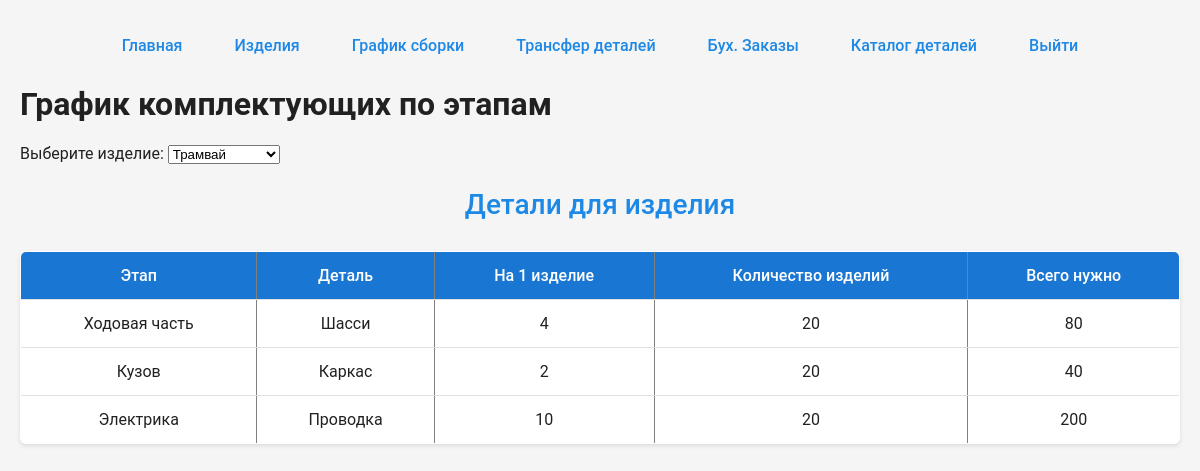
Before: /pages/product_graph.php?product_id=1 (signed in) with the older database file.
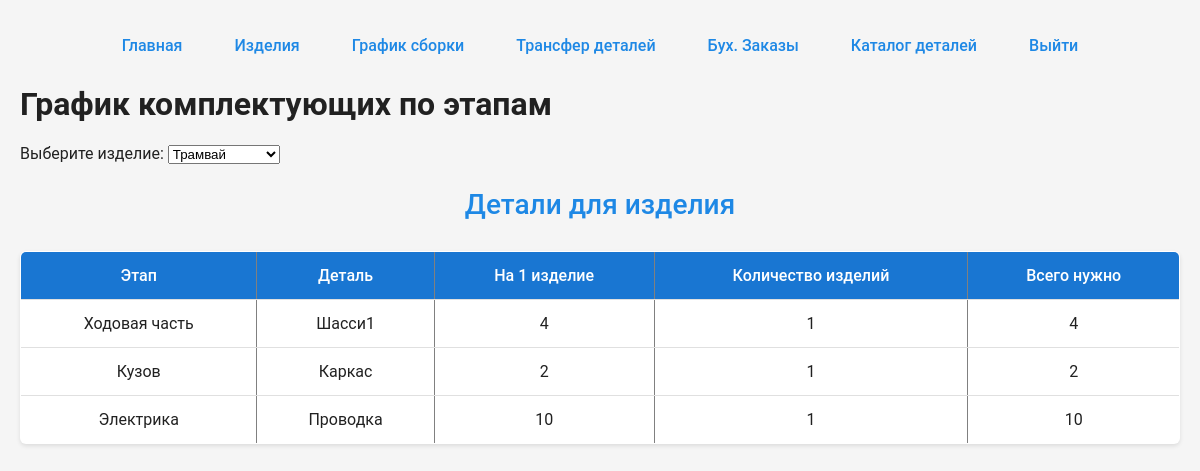
After: the same page with the newer database file.
### tables this page shows
CREATE TABLE `stages` (
  `id` int NOT NULL,
  `product_id` int DEFAULT NULL,
  `name` varchar(255) NOT NULL
);

CREATE TABLE `parts` (
  `id` int NOT NULL,
  `name` varchar(255) NOT NULL,
  `nomenclature_number` varchar(100) NOT NULL
);

CREATE TABLE `product_plan` (
  `id` int NOT NULL,
  `product_id` int DEFAULT NULL,
  `year` int DEFAULT NULL,
  `quantity` int NOT NULL,
  `order_number` int NOT NULL
);

CREATE TABLE `stage_parts` (
  `id` int NOT NULL,
  `stage_id` int DEFAULT NULL,
  `part_id` int DEFAULT NULL,
  `quantity_required` int NOT NULL
);

### assets/php/script/queries.php (called while the page is built, shortened)
<?php
function getProductGraph($product_id) {
    global $pdo;
    $stmt = $pdo->prepare("
        SELECT
            s.name AS stage_name,
            p.name AS part_name,
            sp.quantity_required,
            pr.quantity AS product_quantity,
            (sp.quantity_required * pr.quantity) AS total_required
        FROM stages s
        JOIN stage_parts sp ON s.id = sp.stage_id
        JOIN parts p ON sp.part_id = p.id
        JOIN product_plan pr ON s.product_id = pr.product_id
        WHERE s.product_id = ?
        ORDER BY s.id
    ");
    $stmt->execute([$product_id]);
    return $stmt->fetchAll(PDO::FETCH_ASSOC);
}
?>

### pages/product_graph.php (the view, shortened to what this page needs)
<?php
include_once '../assets/php/script/connect.php';
include_once '../assets/php/script/queries.php';
$products = $pdo->query("SELECT * FROM products")->fetchAll(PDO::FETCH_ASSOC);
$selectedProduct = isset($_GET['product_id']) ? $_GET['product_id'] : null;
$data = $selectedProduct ? getProductGraph($selectedProduct) : [];
?>
<!DOCTYPE html>
<html lang="ru">
<head>
    <link rel="stylesheet" href="../assets/css/style.css">
</head>
<body>
<?php include_once '../assets/php/head.php'; ?>
    <h1>График комплектующих по этапам</h1>
    <form method="get">
        <label>Выберите изделие:
            <select name="product_id" onchange="this.form.submit()">
                <?php foreach ($products as $product): ?>
                    <option value="<?= $product['id'] ?>" <?= ($product['id'] == $selectedProduct ? 'selected' : '') ?>>
                        <?= htmlspecialchars($product['name']) ?>
                    </option>
                <?php endforeach; ?>
            </select>
        </label>
    </form>
    <?php if ($selectedProduct && $data): ?>
        <h2>Детали для изделия</h2>
        <table border="1" cellpadding="5">
            <tr>
                <th>Этап</th>
                <th>Деталь</th>
                <th>На 1 изделие</th>
                <th>Количество изделий</th>
                <th>Всего нужно</th>
            </tr>
            <?php foreach ($data as $row): ?>
                <tr>
                    <td><?= htmlspecialchars($row['stage_name']) ?></td>
                    <td><?= htmlspecialchars($row['part_name']) ?></td>
                    <td><?= $row['quantity_required'] ?></td>
                    <td><?= $row['product_quantity'] ?></td>
                    <td><?= $row['total_required'] ?></td>
                </tr>
            <?php endforeach; ?>
        </table>
    <?php elseif ($selectedProduct): ?>
        <p>Нет данных по выбранному изделию.</p>
    <?php endif; ?>
</body>
</html>

Changed rows visible on the page:
changed through a linked row, stages "Ходовая часть": parts.name "Шасси" → "Шасси1"; product_plan.quantity "20" → "1"; total_required "80" → "4"
computed for stages "Кузов": product_plan.quantity "20" → "1"; total_required "40" → "2"
computed for stages "Электрика": product_plan.quantity "20" → "1"; total_required "200" → "10"
